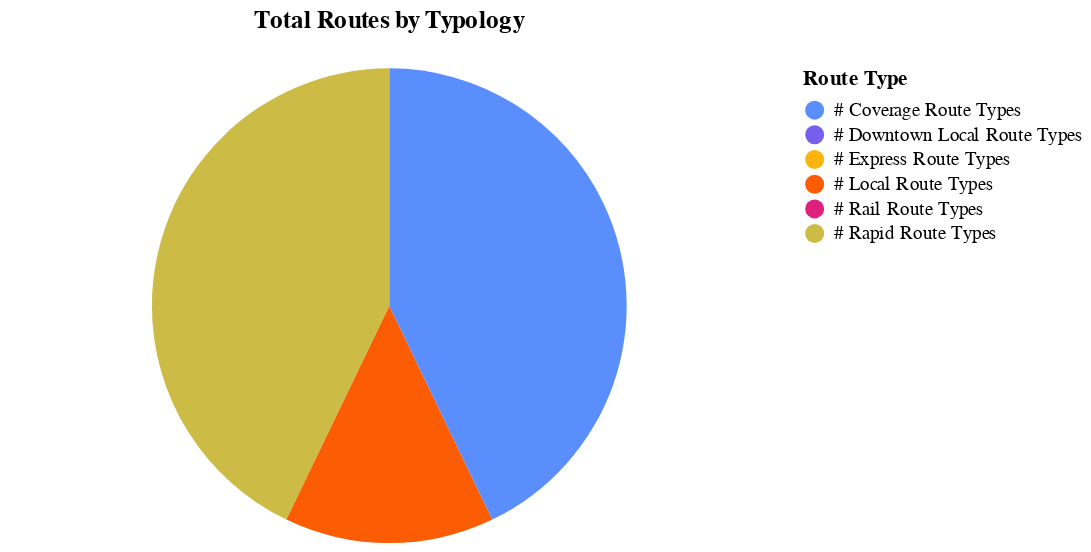

The code cell stored with this chart in its notebook:
### Code cell
try:
    route_typology_df = section1.route_typology(operator_profiles)
    display(
        section1.basic_pie_chart(
            route_typology_df,
            "route_type",
            "total_routes",
            readable_dict["route_typology"]["title"],
            readable_dict["route_typology"]["subtitle"],
        )
    )

except:
    display(
        Markdown(f"""{organization_name} doesn't have route typology data available.""")
    )

### Figure 1 — Vega-Lite specification as saved in the notebook (floating-point values rounded to 4 significant figures)
{"config": {"view": {"continuousWidth": 300, "continuousHeight": 300}}, "data": {"name": "data-1884ffcd8d5c1d0ba8f1f33032a7d806"}, "mark": {"type": "arc"}, "encoding": {"color": {"field": "route_type", "scale": {"range": ["#5b8efd", "#765fec", "#fcb40e", "#fc5c04", "#dd217d", "#ccbb44"]}, "title": "Route Type", "type": "nominal"}, "theta": {"field": "total_routes", "type": "quantitative"}, "tooltip": [{"field": "route_type", "type": "nominal"}, {"field": "total_routes", "type": "quantitative"}]}, "height": 250, "title": {"text": ["Total Routes by Typology"], "subtitle": [""]}, "width": 400, "$schema": "https://vega.github.io/schema/vega-lite/v5.17.0.json", "datasets": {"data-1884ffcd8d5c1d0ba8f1f33032a7d806": [{"route_type": "# Downtown Local Route Types", "total_routes": 0.0}, {"route_type": "# Local Route Types", "total_routes": 1.0}, {"route_type": "# Coverage Route Types", "total_routes": 3.0}, {"route_type": "# Rapid Route Types", "total_routes": 3.0}, {"route_type": "# Express Route Types", "total_routes": 0.0}, {"route_type": "# Rail Route Types", "total_routes": 0.0}]}}
